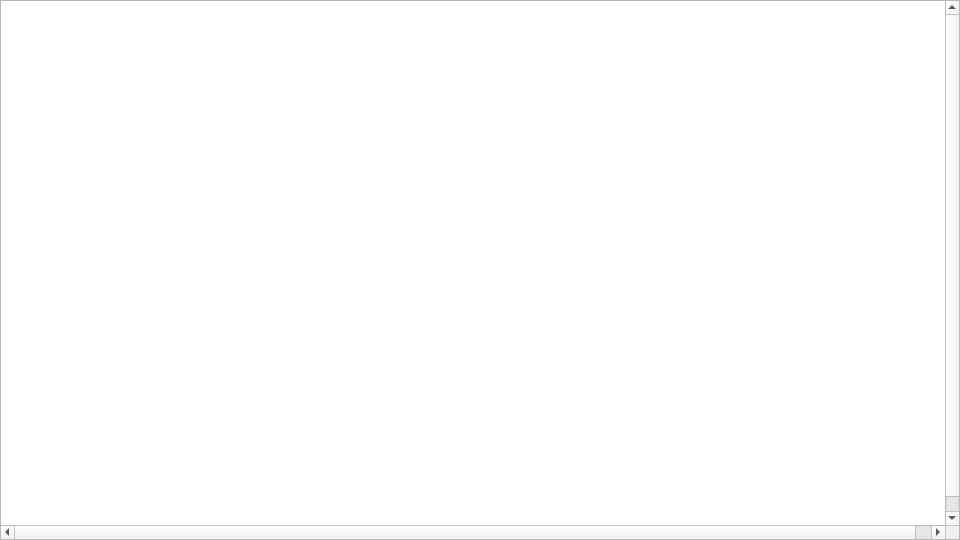
<?xml version="1.0" encoding="UTF-8"?>
<ui version="4.0">
 <class>MainWindow</class>
 <widget class="QMainWindow" name="MainWindow">
  <property name="geometry">
   <rect>
    <x>0</x>
    <y>0</y>
    <width>960</width>
    <height>540</height>
   </rect>
  </property>
  <property name="sizePolicy">
   <sizepolicy hsizetype="Preferred" vsizetype="Preferred">
    <horstretch>0</horstretch>
    <verstretch>0</verstretch>
   </sizepolicy>
  </property>
  <property name="minimumSize">
   <size>
    <width>960</width>
    <height>540</height>
   </size>
  </property>
  <property name="maximumSize">
   <size>
    <width>960</width>
    <height>540</height>
   </size>
  </property>
  <property name="windowTitle">
   <string>憤怒鳥</string>
  </property>
  <property name="dockOptions">
   <set>QMainWindow::AllowTabbedDocks|QMainWindow::AnimatedDocks</set>
  </property>
  <widget class="QWidget" name="centralWidget">
   <layout class="QHBoxLayout" name="horizontalLayout">
    <property name="leftMargin">
     <number>0</number>
    </property>
    <property name="topMargin">
     <number>0</number>
    </property>
    <property name="rightMargin">
     <number>0</number>
    </property>
    <property name="bottomMargin">
     <number>0</number>
    </property>
    <item>
     <widget class="QGraphicsView" name="graphicsView">
      <property name="sceneRect">
       <rectf>
        <x>0.000000000000000</x>
        <y>0.000000000000000</y>
        <width>960.000000000000000</width>
        <height>540.000000000000000</height>
       </rectf>
      </property>
      <property name="alignment">
       <set>Qt::AlignLeading|Qt::AlignLeft|Qt::AlignTop</set>
      </property>
     </widget>
    </item>
   </layout>
  </widget>
 </widget>
 <layoutdefault spacing="6" margin="11"/>
 <resources/>
 <connections/>
</ui>
